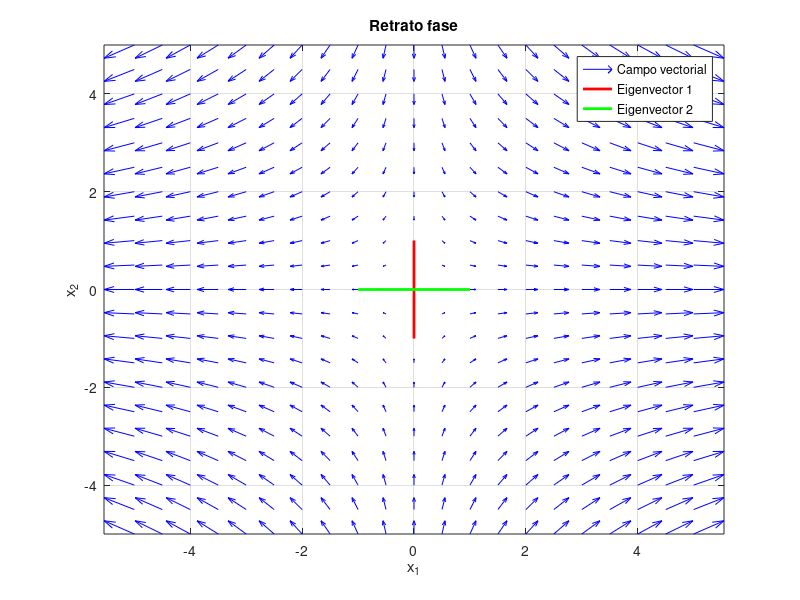

Source code (MATLAB):
% Definir la matriz A
A = [2 0; 0 -1]; % Ejemplo: eigenvalues 2 y -1

% Encontrar eigenvalues y eigenvectors
[V, D] = eig(A);
lambda1 = D(1, 1); % Primer eigenvalue
lambda2 = D(2, 2); % Segundo eigenvalue
v1 = V(:, 1);      % Primer eigenvector
v2 = V(:, 2);      % Segundo eigenvector

% Crear una malla para el espacio de estados
[x1, x2] = meshgrid(-5:0.5:5, -5:0.5:5);

% Calcular las derivadas (dx1/dt y dx2/dt)
dx1 = A(1, 1) * x1 + A(1, 2) * x2;
dx2 = A(2, 1) * x1 + A(2, 2) * x2;

% Graficar el retrato fase
figure;
quiver(x1, x2, dx1, dx2, 'b'); % Campo vectorial
hold on;
plot([-v1(1), v1(1)], [-v1(2), v1(2)], 'r', 'LineWidth', 2); % Eigenvector 1
plot([-v2(1), v2(1)], [-v2(2), v2(2)], 'g', 'LineWidth', 2); % Eigenvector 2
xlabel('x_1');
ylabel('x_2');
title('Retrato fase');
grid on;
axis tight;
legend('Campo vectorial', 'Eigenvector 1', 'Eigenvector 2');